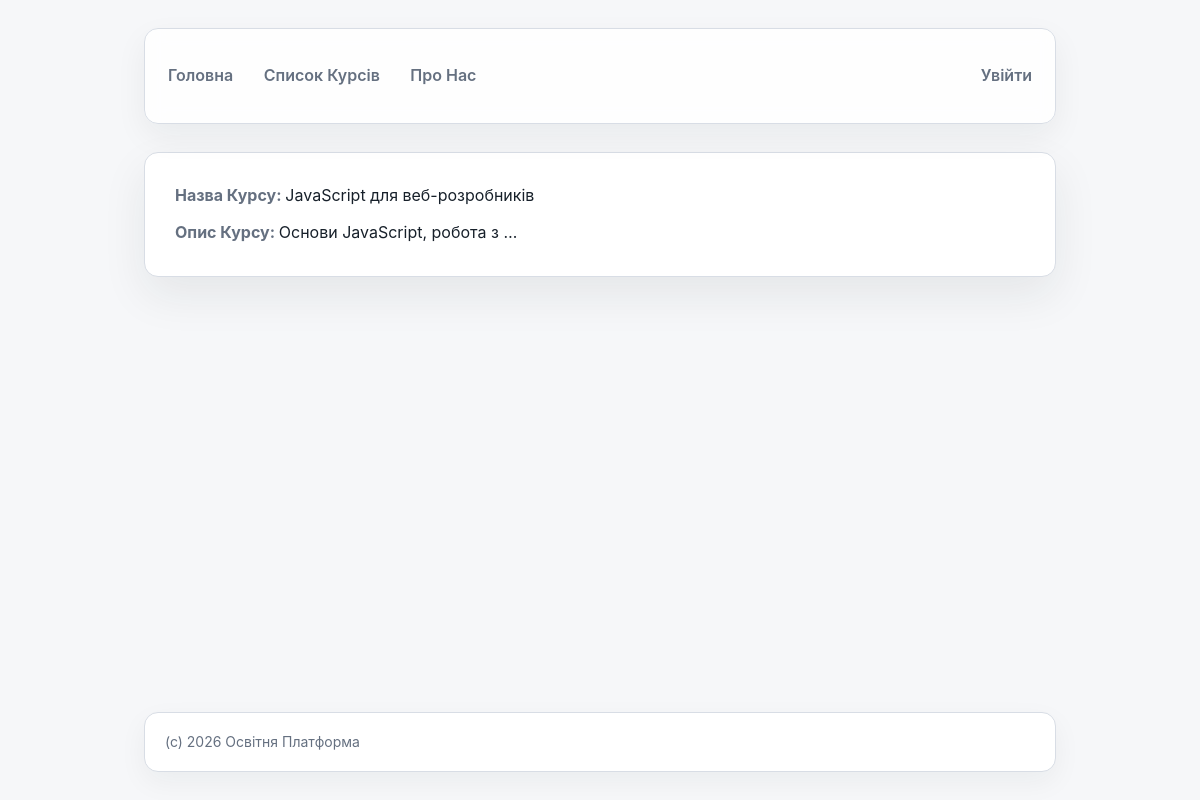
/courses/5/, run on the app's committed database.
### courses/models/course.py (models this page shows, shortened)
class Course(models.Model):
    LEVELS = [
        ('beginner', 'Beginner'),
        ('intermediate', 'Intermediate'),
        ('advanced', 'Advanced'),
    ]
    name = models.CharField(max_length=200)
    description = models.TextField()
    author = models.CharField(max_length=200, null=True, blank=True)
    level = models.CharField(max_length=32, choices=LEVELS, default='beginner')
    is_test = models.BooleanField(default=False)
    created_at = models.DateTimeField(auto_now_add=True)
    updated_at = models.DateTimeField(auto_now=True)

### courses/views.py (the view)
# urls.py: path('courses/<int:pk>/', CourseDetailsView.as_view(), name='course_details'),
class CourseDetailsView(DetailView):
    template_name = 'courses/course_details.html'
    model = Course
    context_object_name = 'course'

### courses/templates/courses/course_details.html (shortened to what this page needs)
{% extends 'courses/base.html' %}
{% block main %}
<main>
    {% if course %}
        <div>
            <label>Назва Курсу: </label>{{ course.name }}
        </div>
        <div>
            <label>Опис Курсу: </label>{{ course.description|truncatewords:4 }}
        </div>
    {% else %}
        <div>Курс Не Знайдено</div>
    {% endif %}
</main>
{% endblock %}

### courses/static/courses/css/style.css (style rules this page uses)
:root { --bg: #f6f7f9; --surface: #ffffff; --surface-muted: #eef1f5; --text: #17202a; --muted: #657080; --border: #d8dde5; --accent: #2563eb; --accent-dark: #1d4ed8; --shadow: 0 18px 45px rgba(23, 32, 42, 0.08); }
* { box-sizing: border-box; }
html { min-height: 100%; background: var(--bg); }
body { display: flex; min-height: 100vh; flex-direction: column; max-width: 960px; margin: 0 auto; padding: 28px 24px; background: var(--bg); color: var(--text); font-family: Inter, -apple-system, BlinkMacSystemFont, "Segoe UI", Arial, sans-serif; font-size: 16px; line-height: 1.6; }
main { margin-bottom: 32px; padding: 30px; border: 1px solid var(--border); border-radius: 14px; background: var(--surface); box-shadow: var(--shadow); }
main div + div { margin-top: 12px; }
label { color: var(--muted); font-weight: 700; }

### data on the page
Course: name "JavaScript для веб-розробників", description "Основи JavaScript, робота з …"
